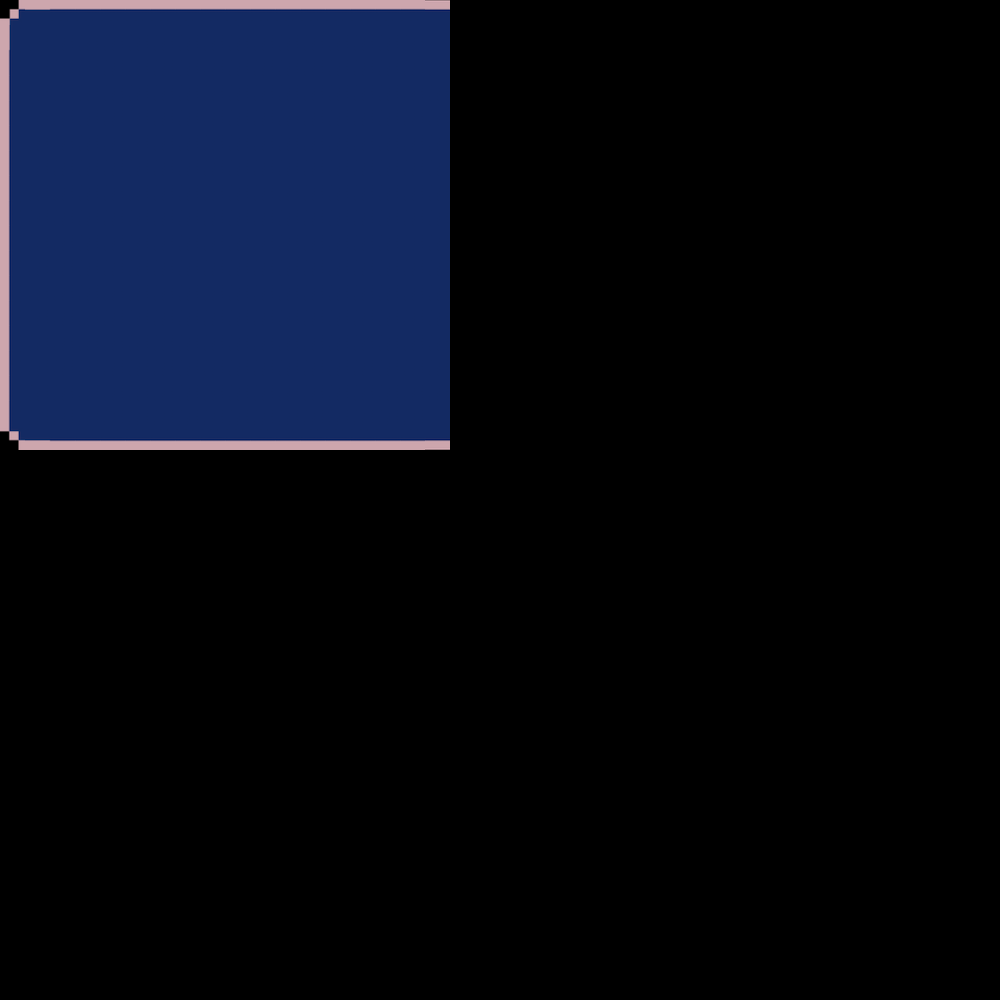

Below is a game level as drawn by its tile map, then a one-line description and the .tmx that defines it (tile-layer data replaced by summaries):
An orthogonal 40x40 tile map with 25x25 px tiles, 1 tile layer (Tile Layer 1).

<map version="1.0" orientation="orthogonal" renderorder="right-down" width="40" height="40" tilewidth="25" tileheight="25" nextobjectid="1">
 <tileset firstgid="1" name="squaredialogue(100x100) 2" tilewidth="25" tileheight="25" tilecount="16" columns="4">
  <image source="../../Graphics/squaredialogue(100x100) 2.png" trans="ffffff" width="100" height="100" />
 </tileset>
 <layer name="Tile Layer 1" width="40" height="40">
  <data>[1600 cells, 324 non-empty, 6 distinct tile ids]</data>
 </layer>
</map>
